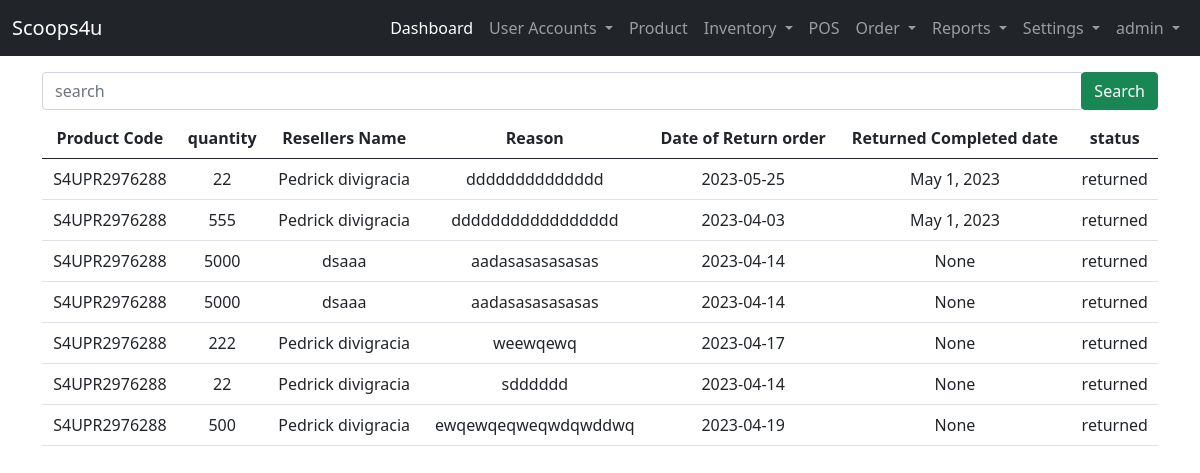
/user-site/returned/Product/ (signed in), run on the app's committed database.
### landing_page/models.py (models this page shows)
class User(AbstractUser):
    ROLE = ((" "," "),("admin","admin"),("staff","staff"),("reseller","reseller"),("delivery_staff","delivery_staff"))
    STAT = ((" "," "),("active","active"),("inactive","inactive"))
    role = models.CharField(max_length=50, null=True, default=None, choices=ROLE)
    status = models.CharField(max_length=50, null=True, default=None , choices=STAT)

### admin_site/models.py (models this page shows, shortened)
class Return_product(models.Model):
    STATUS = (("",""),("returned","returned"),("unreturned","unreturned"))
    product_code =  models.CharField(max_length=200, verbose_name='Product Code')
    product_qty =     models.BigIntegerField(null=True, verbose_name='Available Stock')
    reseller_name =  models.CharField(null=True,max_length=200, verbose_name='Reseller Name')
    reason = models.TextField(null=True, verbose_name='Reason')
    return_date =     models.CharField(max_length=200, null=True,verbose_name='Return Date')
    return_completed_date =  models.DateField(null=True, blank=True, verbose_name='Returned Completed')
    return_status =  models.CharField(max_length=200, choices=STATUS, verbose_name='Status')

### admin_site/views.py (the view)
# urls.py: path('returned/Product/', views.returned_product, name='returned_product'),
@login_required(login_url='landing_page:login')
def returned_product(request):
    return_product = Return_product.objects.filter(return_status= "returned").order_by('-id')
    context ={
        'return_product':return_product
    }
    return render(request,'admin_site/transaction/returned_products.html',context)

### templates/admin_site/transaction/returned_products.html (shortened to what this page needs)
{% extends 'admin_site/base.html' %}
{% block content %}
{% load humanize %}
<form action="" method="GET" class="my-2">
    <div class="input-group">
        <input type="text" class="form-control" name="search" placeholder="search" required>
        <div class="input-group-append">
            <button class="btn btn-success" type="submit">Search</button>
        </div>
    </div>
</form>
<table class="table table-hover text-center">
    <thead>
    <tr>
        <th>Product Code</th>
        <th>quantity</th>
        <th>Resellers Name</th>
        <th>Reason</th>
        <th>Date of Return order</th>
        <th>Returned Completed date</th>
        <th>status</th>
    </tr>
    </thead>
    <tbody>
    {% for list in return_product %}
    <tr>
        <td>{{ list.product_code }}</td>
        <td>{{ list.product_qty }}</td>
        <td>{{ list.reseller_name  }}</td>
        <td>{{ list.reason}}</td>
        <td>{{ list.return_date}}</td>
        <td>{{ list.return_completed_date}}</td>
        <td>{{ list.return_status}}</td>
    </tr>
    {% endfor %}
    </tbody>
</table>
{% endblock content %}

### templates/admin_site/base.html (shortened to what this page needs)
{% load static %}
<!DOCTYPE html>
<html lang="en">
<head>
    <link href="https://cdn.jsdelivr.net/npm/bootstrap@5.0.2/dist/css/bootstrap.min.css" rel="stylesheet">
    <link rel="stylesheet" href="{% static 'css/sample.css' %}">
  </head>
<body>
  {% if user.role == "admin"%}
    <nav class="navbar navbar-expand-lg navbar-dark bg-dark">
        <div class="container-fluid">
          <a class="navbar-brand" href="#">Scoops4u</a>
          <div class="collapse navbar-collapse" id="navbarNavDropdown">
            <ul class="navbar-nav ms-auto mb-2 mb-lg-0">
              <li class="nav-item">
                <a class="nav-link active" aria-current="page" href="{% url 'admin_site:dashboard'%}">Dashboard</a>
              </li>
              <li class="nav-item dropdown">
                <a class="nav-link dropdown-toggle" href="#" id="navbarDropdownMenuLink" role="button" data-bs-toggle="dropdown" aria-expanded="false">
                  User Accounts
                </a>
              </li>
              <li class="nav-item">
                <a class="nav-link" href="{%url 'admin_site:list_product' %}">Product</a>
              </li>
              <li class="nav-item dropdown">
                <a class="nav-link dropdown-toggle" href="#" id="navbarDropdownMenuLink" role="button" data-bs-toggle="dropdown" aria-expanded="false">
                  Inventory
                </a>
              </li>
              <li class="nav-item">
                <a class="nav-link" href="{%url 'admin_site:pos' %}">POS</a>
              </li>
              <li class="nav-item dropdown">
                <a class="nav-link dropdown-toggle" href="#" id="navbarDropdownMenuLink" role="button" data-bs-toggle="dropdown" aria-expanded="false">
                  Order
                </a>
              </li>
              <li class="nav-item dropdown">
                <a class="nav-link dropdown-toggle" href="#" id="navbarDropdownMenuLink" role="button" data-bs-toggle="dropdown" aria-expanded="false">
                  Reports
                </a>
              </li>
              <li class="nav-item dropdown">
                <a class="nav-link dropdown-toggle" href="#" id="navbarDropdownMenuLink" role="button" data-bs-toggle="dropdown" aria-expanded="false">
                  Settings
                </a>
              </li>
              <li class="nav-item dropdown">
                <a class="nav-link dropdown-toggle" href="#" id="navbarDropdownMenuLink" role="button" data-bs-toggle="dropdown" aria-expanded="false">
                  {{ user }}
                </a>
              </li>
            </ul>
          </div>
        </div>
      </nav>
  {% endif %}
      <div class="container">
        <div class="row mt-2">
            <div class="col-lg-12">
                {% block content %}
                {% endblock content %}
            </div>
        </div>
      </div>
</body>
</html>

### data on the page
User: username "admin"
Return_product: product_code "S4UPR2976288", product_qty "22", reseller_name "Pedrick divigracia", reason "dddddddddddddd", return_date "2023-05-25", return_completed_date "May 1, 2023", return_status "returned"
Return_product: product_code "S4UPR2976288", product_qty "555", reseller_name "Pedrick divigracia", reason "ddddddddddddddddd", return_date "2023-04-03", return_completed_date "May 1, 2023", return_status "returned"
Return_product: product_code "S4UPR2976288", product_qty "5000", reseller_name "dsaaa", reason "aadasasasasasas", return_date "2023-04-14", return_completed_date "None", return_status "returned"
Return_product: product_code "S4UPR2976288", product_qty "5000", reseller_name "dsaaa", reason "aadasasasasasas", return_date "2023-04-14", return_completed_date "None", return_status "returned"
Return_product: product_code "S4UPR2976288", product_qty "222", reseller_name "Pedrick divigracia", reason "weewqewq", return_date "2023-04-17", return_completed_date "None", return_status "returned"
Return_product: product_code "S4UPR2976288", product_qty "22", reseller_name "Pedrick divigracia", reason "sdddddd", return_date "2023-04-14", return_completed_date "None", return_status "returned"
Return_product: product_code "S4UPR2976288", product_qty "500", reseller_name "Pedrick divigracia", reason "ewqewqeqweqwdqwddwq", return_date "2023-04-19", return_completed_date "None", return_status "returned"
